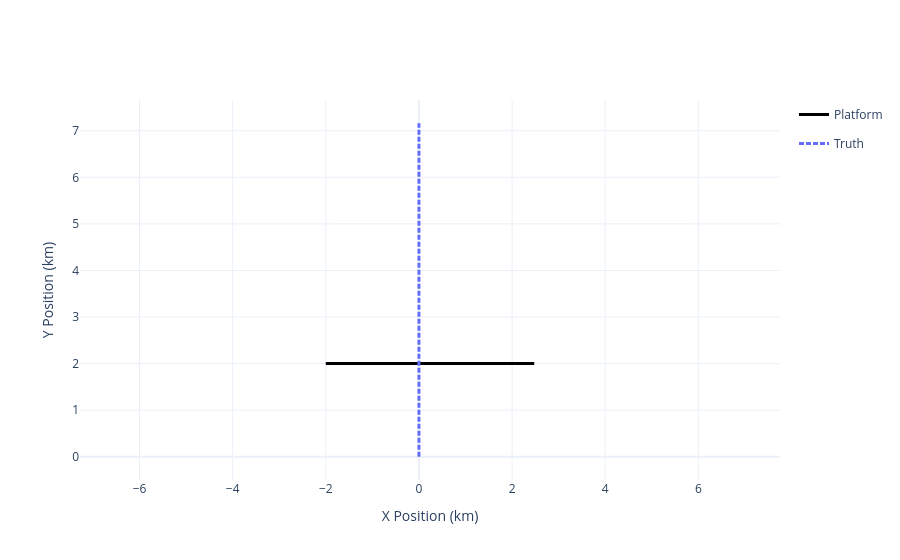

The cell this chart's notebook holds for it:
### Markdown cell above
## Attach Acoustic Metadata to Stone Soup Ground Truth

Targets remain ordinary Stone Soup `GroundTruthPath` objects. The plugin-specific step is to attach acoustic source parameters to each state's `metadata` so the signal model and simulator can interpret the target as an emitting underwater source.

In this tutorial the metadata describes a broadband ship-like source with tonal components, tonal bandwidth, and a stochastic noise term. That split is important when using `nereus`: kinematics stay in the state vector, while source characteristics live in metadata that downstream acoustic components can read without changing the Stone Soup truth classes themselves.

### Code cell
import numpy as np
from stonesoup.models.transition.linear import (
    CombinedLinearGaussianTransitionModel,
    ConstantVelocity,
)
from stonesoup.types.groundtruth import GroundTruthPath, GroundTruthState

from nereus.plotter import plot_world

# Define the target's initial state and transition model
target_start_vector = np.array([0.0, 0.0, 0.0, 8.0, -5.0, 0.0])
target_transition_model = CombinedLinearGaussianTransitionModel([
    ConstantVelocity(0), ConstantVelocity(0), ConstantVelocity(0)
])
target_position_mapping = [0, 2, 4]
target_velocity_mapping = [1, 3, 5]

# Define the target's signal parameters
target_amplitudes_upa = 10 ** (np.random.uniform(97, 112, 4) / 20)
target_frequencies_hz = np.random.uniform(25.0, 200.0, 4)
target_phases_rad = np.random.uniform(0, 2 * np.pi, 4)
target_tonal_bandwidth_hz = np.random.uniform(0.5, 2.0)
target_noise_amplitude_upa = 10 ** (90 / 20)
target_noise_spectral_exponent = -1.0 # Pink noise

target_metadata = {
    'amplitudes_upa': target_amplitudes_upa,
    'frequencies_hz': target_frequencies_hz,
    'phases_rad': target_phases_rad,
    'position_mapping': target_position_mapping,
    'velocity_mapping': target_velocity_mapping,
    'tonal_bandwidth_hz': target_tonal_bandwidth_hz,
    'noise_amplitude_upa': target_noise_amplitude_upa,
    'noise_spectral_exponent': target_noise_spectral_exponent,
}

# Simulate the target's movement over time and create a ground truth path
target_states = [
    GroundTruthState(
        target_start_vector, timestamp=start_time, metadata=target_metadata
    )
]
for timestamp in timesteps[1:]:
    dt = timestamp - target_states[-1].timestamp
    new_state_vector = target_transition_model.function(
        target_states[-1], noise=False, time_interval=dt
    )
    target_states.append(
        GroundTruthState(
            new_state_vector, timestamp=timestamp, metadata=target_metadata
        )
    )

target_truth = GroundTruthPath(target_states)
target_truths = [target_truth]

plot_world(truths=target_truths, platform=platform).show()

### Figure 1 — Plotly figure (JSON) as saved in the notebook; plotly's stock layout.template omitted (floating-point values rounded to 4 significant figures; data arrays with more than 128 entries replaced by an {"elided": "..."} marker saying what was removed)
{"data": [{"legendgroup": "platform", "line": {"color": "black", "width": 3}, "mode": "lines", "name": "Platform", "type": "scatter", "x": {"elided": "180 float values"}, "y": {"elided": "180 int values"}}, {"legendgroup": "truths", "line": {"color": "#636EFA", "dash": "5px,2px", "width": 3}, "mode": "lines", "name": "Truth", "type": "scatter", "x": {"elided": "180 int values"}, "y": {"elided": "180 float values"}}], "layout": {"autosize": false, "colorway": ["#636EFA", "#EF553B", "#00CC96", "#AB63FA", "#FFA15A", "#19D3F3", "#FF6692", "#B6E880", "#FF97FF", "#FECB52"], "showlegend": true, "xaxis": {"range": [-3.843, 4.317], "title": {"text": "X Position (km)"}}, "yaxis": {"range": [-0.5, 7.66], "scaleanchor": "x", "scaleratio": 1, "title": {"text": "Y Position (km)"}}}}
